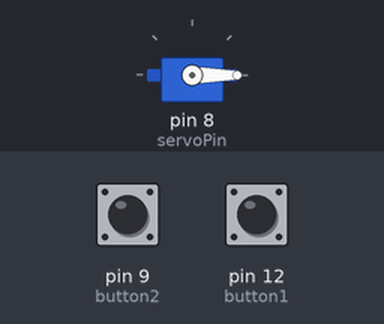
The sketch below on a simulated Arduino Uno, built with avr-gcc and run on an emulated ATmega328P. On the bench: servo. Inputs (shaded band) come from the test bench; at power-on: pin 9 (button2) LOW, pin 12 (button1) LOW.

Above: at 1.2 s.
1.3 s: pin 9 (button2) pulled HIGH for 0.15 s
At 1.75 s:
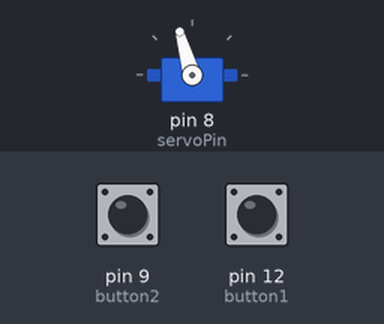
3.7 s: pin 12 (button1) pulled HIGH for 0.15 s
At 4.53 s:
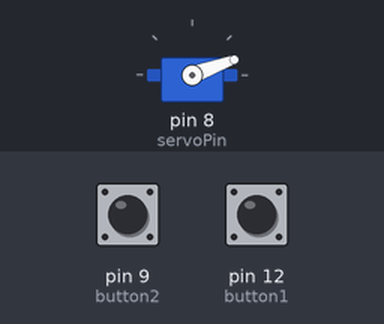
At 5.35 s:
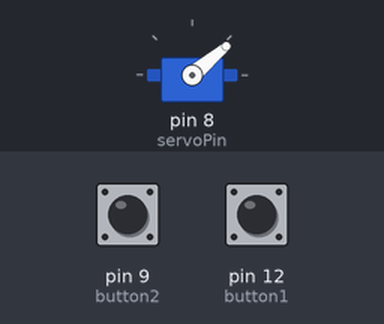
Timing chart, 0 to 15.1 s (numbered marks = the images above; inputs shaded):
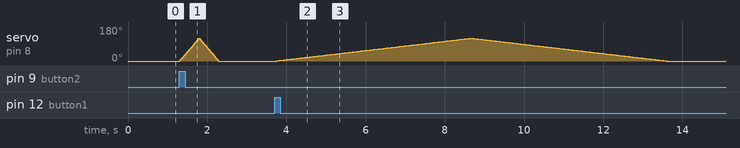

The sketch:

opdracht_5.ino
```cpp
#include <Servo.h>

const int button1 = 12;
const int button2 = 9;
const int servoPin = 8;

Servo servo; // Servo object aanmaken.

void setup() {
  Serial.begin(9600);

  // Pinmodes van de knop worden ingesteld.
  pinMode(button1, INPUT);
  pinMode(button2, INPUT);

  // Start de servo bij 0 graden en koppelt de servo aan de juiste pin.
  servo.write(0);
  servo.attach(servoPin);
}

void loop() {

  int pressedButton1 = digitalRead(button1);
  int pressedButton2 = digitalRead(button2);

  // Berekend door aantal seconden in miliseconden / 120.
  if (pressedButton1 == HIGH && pressedButton2 == HIGH) { // Beide knoppen ingedrukt.
    moveServo(41, 2000, 4); // Heenweg duurt ongeveer (5sec, 41ms), wacht (2sec, 2000ms) en dan (0,5sec, 4ms) terug.
  }

  else if (pressedButton1 == HIGH) { // Alleen knop 1 gedrukt.
    moveServo(41, 0, 41); // Heenweg duur (5sec, 41ms), terugweg duurt ook (5sec, 41ms)
  }

  else if (pressedButton2 == HIGH) { // Alleen knop 2 gedrukt
    moveServo(4, 0, 4); // Heenweg duurt (0,5sec, 4ms), terugweg duurt ook (0,5sec, 4ms)
  }
}

void moveServo(int servoMoveDelayForward, int servoPauseDelay, int servoMoveDelayBack) {

  // Heenweg, van 0 graden naar 120.
  for (int i = 0; i <= 120; i++) {
    servo.write(i);
    delay(servoMoveDelayForward);
  }

  // Voor als er een pauze is meegegeven.
  if (servoPauseDelay > 0) {
    delay(servoPauseDelay);
  }

  // Terugweg, van 120 graden naar 0.
  for (int i = 120; i >= 0; i--) {
    servo.write(i);
    delay(servoMoveDelayBack);
  }

}
```

Measured:
- after the input at 1.3 s, servo on pin 8 (servoPin): rises from 0° to 120° in 0.49 s, then falls to 0° in 0.49 s
- after the input at 3.7 s, servo on pin 8 (servoPin): rises from 0° to 120° in 4.9 s, then falls to 0° in 5.0 s
